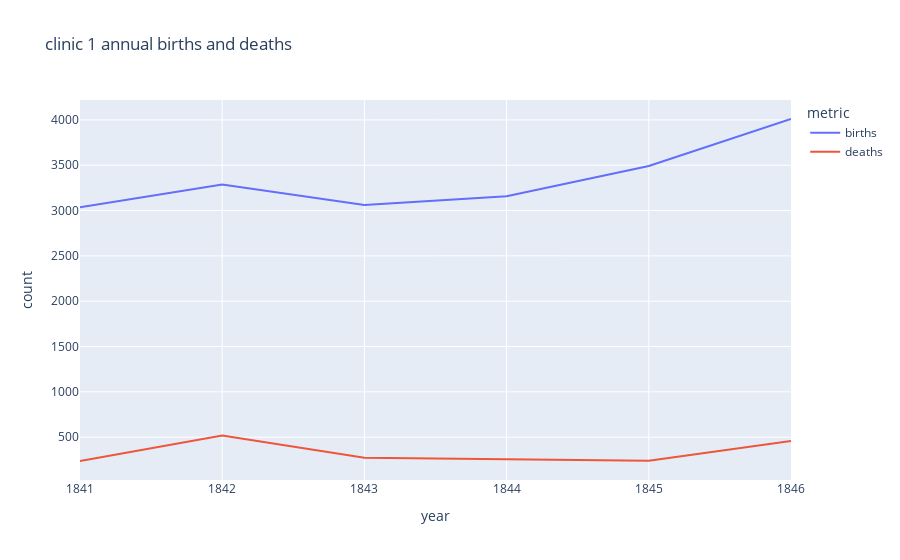

Notebook code cell kept with this figure:
### Code cell
fig = px.line(clinic1_df, x='year', y=['births', 'deaths'],
            title='clinic 1 annual births and deaths',
            labels = {'value': 'count', 'variable':'metric'})
fig.show()

### Figure 1 — Plotly figure (JSON) as saved in the notebook; plotly's stock layout.template omitted (floating-point values rounded to 4 significant figures)
{"data": [{"hovertemplate": "metric=births<br>year=%{x}<br>count=%{y}<extra></extra>", "legendgroup": "births", "line": {"color": "#636efa", "dash": "solid"}, "marker": {"symbol": "circle"}, "mode": "lines", "name": "births", "orientation": "v", "showlegend": true, "type": "scatter", "x": [1841, 1842, 1843, 1844, 1845, 1846], "xaxis": "x", "y": [3036, 3287, 3060, 3157, 3492, 4010], "yaxis": "y"}, {"hovertemplate": "metric=deaths<br>year=%{x}<br>count=%{y}<extra></extra>", "legendgroup": "deaths", "line": {"color": "#EF553B", "dash": "solid"}, "marker": {"symbol": "circle"}, "mode": "lines", "name": "deaths", "orientation": "v", "showlegend": true, "type": "scatter", "x": [1841, 1842, 1843, 1844, 1845, 1846], "xaxis": "x", "y": [237, 518, 274, 260, 241, 459], "yaxis": "y"}], "layout": {"legend": {"title": {"text": "metric"}, "tracegroupgap": 0}, "title": {"text": "clinic 1 annual births and deaths"}, "xaxis": {"anchor": "y", "domain": [0, 1], "title": {"text": "year"}}, "yaxis": {"anchor": "x", "domain": [0, 1], "title": {"text": "count"}}}}
